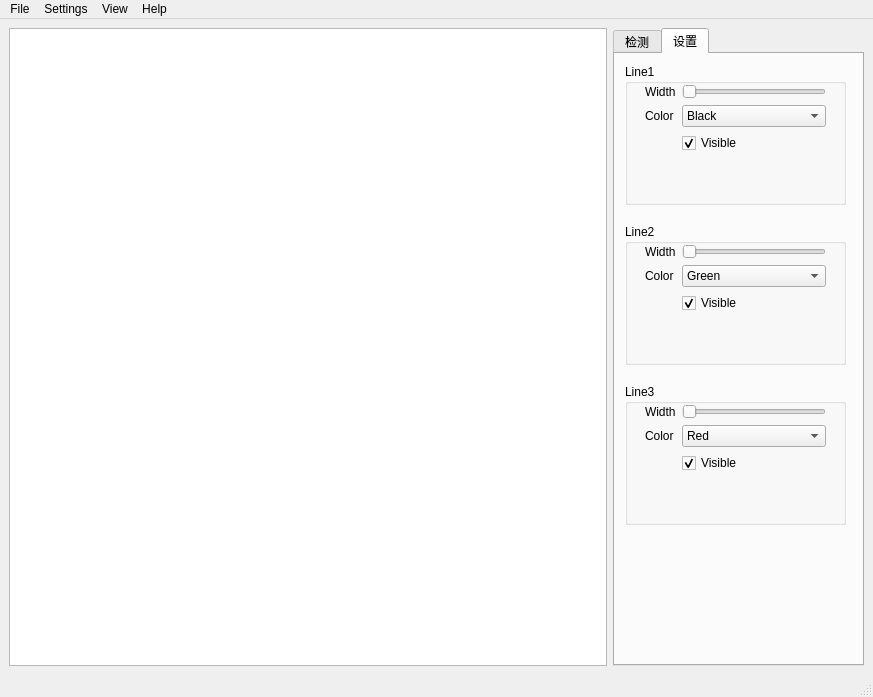
<?xml version="1.0" encoding="UTF-8"?>
<ui version="4.0">
 <class>MainWindow</class>
 <widget class="QMainWindow" name="MainWindow">
  <property name="geometry">
   <rect>
    <x>0</x>
    <y>0</y>
    <width>873</width>
    <height>697</height>
   </rect>
  </property>
  <property name="windowTitle">
   <string>水果光谱检测</string>
  </property>
  <widget class="QWidget" name="centralwidget">
   <layout class="QGridLayout" name="gridLayout">
    <item row="0" column="0">
     <widget class="QGraphicsView" name="graphicsView"/>
    </item>
    <item row="0" column="1">
     <widget class="QTabWidget" name="tabWidget">
      <property name="enabled">
       <bool>true</bool>
      </property>
      <property name="minimumSize">
       <size>
        <width>251</width>
        <height>489</height>
       </size>
      </property>
      <property name="maximumSize">
       <size>
        <width>251</width>
        <height>16777215</height>
       </size>
      </property>
      <property name="tabPosition">
       <enum>QTabWidget::North</enum>
      </property>
      <property name="currentIndex">
       <number>1</number>
      </property>
      <widget class="QWidget" name="tab">
       <attribute name="title">
        <string>检测</string>
       </attribute>
       <widget class="QGroupBox" name="groupSetting">
        <property name="geometry">
         <rect>
          <x>10</x>
          <y>10</y>
          <width>221</width>
          <height>110</height>
         </rect>
        </property>
        <property name="minimumSize">
         <size>
          <width>221</width>
          <height>110</height>
         </size>
        </property>
        <property name="maximumSize">
         <size>
          <width>221</width>
          <height>110</height>
         </size>
        </property>
        <property name="title">
         <string>Setting</string>
        </property>
        <widget class="QWidget" name="horizontalLayoutWidget">
         <property name="geometry">
          <rect>
           <x>10</x>
           <y>20</y>
           <width>201</width>
           <height>31</height>
          </rect>
         </property>
         <layout class="QHBoxLayout" name="horizontalLayout">
          <item>
           <widget class="QLabel" name="labelFruit">
            <property name="text">
             <string>Fruit</string>
            </property>
           </widget>
          </item>
          <item>
           <widget class="QComboBox" name="comboBox">
            <item>
             <property name="text">
              <string>None</string>
             </property>
            </item>
            <item>
             <property name="text">
              <string>Apple</string>
             </property>
            </item>
           </widget>
          </item>
         </layout>
        </widget>
        <widget class="QWidget" name="horizontalLayoutWidget_3">
         <property name="geometry">
          <rect>
           <x>10</x>
           <y>60</y>
           <width>199</width>
           <height>31</height>
          </rect>
         </property>
         <layout class="QHBoxLayout" name="horizontalLayout_3">
          <item>
           <widget class="QPushButton" name="pushWifi">
            <property name="text">
             <string>Wi-Fi</string>
            </property>
           </widget>
          </item>
          <item>
           <widget class="QLabel" name="labelWifi">
            <property name="text">
             <string>unconnected</string>
            </property>
           </widget>
          </item>
         </layout>
        </widget>
       </widget>
       <widget class="QGroupBox" name="groupCurve">
        <property name="geometry">
         <rect>
          <x>10</x>
          <y>130</y>
          <width>221</width>
          <height>211</height>
         </rect>
        </property>
        <property name="minimumSize">
         <size>
          <width>221</width>
          <height>211</height>
         </size>
        </property>
        <property name="maximumSize">
         <size>
          <width>221</width>
          <height>211</height>
         </size>
        </property>
        <property name="title">
         <string>Curve</string>
        </property>
        <widget class="QWidget" name="verticalLayoutWidget">
         <property name="geometry">
          <rect>
           <x>10</x>
           <y>30</y>
           <width>201</width>
           <height>168</height>
          </rect>
         </property>
         <layout class="QVBoxLayout" name="verticalLayout_2">
          <item>
           <layout class="QHBoxLayout" name="horizontalLayout_2">
            <item>
             <widget class="QLabel" name="labelScanTimes">
              <property name="maximumSize">
               <size>
                <width>16777215</width>
                <height>28</height>
               </size>
              </property>
              <property name="text">
               <string>ScanTimes</string>
              </property>
             </widget>
            </item>
            <item>
             <widget class="QSpinBox" name="spinBox">
              <property name="minimum">
               <number>1</number>
              </property>
              <property name="maximum">
               <number>20</number>
              </property>
              <property name="value">
               <number>3</number>
              </property>
             </widget>
            </item>
           </layout>
          </item>
          <item>
           <widget class="QPushButton" name="pushDetection">
            <property name="text">
             <string>Spectral Detection</string>
            </property>
           </widget>
          </item>
          <item>
           <widget class="QPushButton" name="pushOriginal">
            <property name="text">
             <string>Original Time</string>
            </property>
           </widget>
          </item>
          <item>
           <widget class="QPushButton" name="pushDerivative">
            <property name="text">
             <string>Derivative Time</string>
            </property>
           </widget>
          </item>
          <item>
           <widget class="QPushButton" name="pushIntegral">
            <property name="text">
             <string>Integral Time</string>
            </property>
           </widget>
          </item>
         </layout>
        </widget>
       </widget>
       <widget class="QTableWidget" name="tableWidget">
        <property name="geometry">
         <rect>
          <x>10</x>
          <y>350</y>
          <width>221</width>
          <height>261</height>
         </rect>
        </property>
        <property name="minimumSize">
         <size>
          <width>221</width>
          <height>0</height>
         </size>
        </property>
        <property name="maximumSize">
         <size>
          <width>221</width>
          <height>16777215</height>
         </size>
        </property>
        <row>
         <property name="text">
          <string>Energy</string>
         </property>
         <property name="font">
          <font>
           <pointsize>7</pointsize>
          </font>
         </property>
        </row>
        <row>
         <property name="text">
          <string>Carbohydrates</string>
         </property>
         <property name="font">
          <font>
           <pointsize>7</pointsize>
          </font>
         </property>
        </row>
        <row>
         <property name="text">
          <string>-Sugars</string>
         </property>
         <property name="font">
          <font>
           <pointsize>7</pointsize>
          </font>
         </property>
        </row>
        <row>
         <property name="text">
          <string>Protein</string>
         </property>
         <property name="font">
          <font>
           <pointsize>7</pointsize>
          </font>
         </property>
        </row>
        <row>
         <property name="text">
          <string>New Row</string>
         </property>
         <property name="font">
          <font>
           <pointsize>7</pointsize>
          </font>
         </property>
        </row>
        <row>
         <property name="text">
          <string>Sodium</string>
         </property>
         <property name="font">
          <font>
           <pointsize>7</pointsize>
          </font>
         </property>
        </row>
        <column>
         <property name="text">
          <string>Per 100g</string>
         </property>
         <property name="font">
          <font>
           <pointsize>7</pointsize>
          </font>
         </property>
        </column>
       </widget>
      </widget>
      <widget class="QWidget" name="tab_2">
       <attribute name="title">
        <string>设置</string>
       </attribute>
       <widget class="QGroupBox" name="groupLine_1">
        <property name="geometry">
         <rect>
          <x>10</x>
          <y>10</y>
          <width>221</width>
          <height>141</height>
         </rect>
        </property>
        <property name="title">
         <string>Line1</string>
        </property>
        <widget class="QWidget" name="formLayoutWidget">
         <property name="geometry">
          <rect>
           <x>20</x>
           <y>20</y>
           <width>181</width>
           <height>101</height>
          </rect>
         </property>
         <layout class="QFormLayout" name="formLayout">
          <item row="0" column="0">
           <widget class="QLabel" name="labelLineWidth_1">
            <property name="text">
             <string>Width</string>
            </property>
           </widget>
          </item>
          <item row="0" column="1">
           <widget class="QSlider" name="horizontalSlider_1">
            <property name="orientation">
             <enum>Qt::Horizontal</enum>
            </property>
           </widget>
          </item>
          <item row="1" column="0">
           <widget class="QLabel" name="labelColor_1">
            <property name="text">
             <string>Color</string>
            </property>
           </widget>
          </item>
          <item row="1" column="1">
           <widget class="QComboBox" name="comboColor_1">
            <item>
             <property name="text">
              <string>Black</string>
             </property>
            </item>
            <item>
             <property name="text">
              <string>Gray</string>
             </property>
            </item>
            <item>
             <property name="text">
              <string>White</string>
             </property>
            </item>
            <item>
             <property name="text">
              <string>Red</string>
             </property>
            </item>
            <item>
             <property name="text">
              <string>Green</string>
             </property>
            </item>
            <item>
             <property name="text">
              <string>Blue</string>
             </property>
            </item>
           </widget>
          </item>
          <item row="2" column="1">
           <widget class="QCheckBox" name="checkVisible_1">
            <property name="text">
             <string>Visible</string>
            </property>
            <property name="checked">
             <bool>true</bool>
            </property>
           </widget>
          </item>
         </layout>
        </widget>
       </widget>
       <widget class="QGroupBox" name="groupLine_2">
        <property name="geometry">
         <rect>
          <x>10</x>
          <y>170</y>
          <width>221</width>
          <height>141</height>
         </rect>
        </property>
        <property name="title">
         <string>Line2</string>
        </property>
        <widget class="QWidget" name="formLayoutWidget_3">
         <property name="geometry">
          <rect>
           <x>20</x>
           <y>20</y>
           <width>181</width>
           <height>101</height>
          </rect>
         </property>
         <layout class="QFormLayout" name="formLayout_3">
          <item row="0" column="0">
           <widget class="QLabel" name="labelLineWidth_2">
            <property name="text">
             <string>Width</string>
            </property>
           </widget>
          </item>
          <item row="0" column="1">
           <widget class="QSlider" name="horizontalSlider_3">
            <property name="orientation">
             <enum>Qt::Horizontal</enum>
            </property>
           </widget>
          </item>
          <item row="1" column="0">
           <widget class="QLabel" name="labelColor_2">
            <property name="text">
             <string>Color</string>
            </property>
           </widget>
          </item>
          <item row="1" column="1">
           <widget class="QComboBox" name="comboColor_2">
            <item>
             <property name="text">
              <string>Green</string>
             </property>
            </item>
            <item>
             <property name="text">
              <string>Black</string>
             </property>
            </item>
            <item>
             <property name="text">
              <string>Gray</string>
             </property>
            </item>
            <item>
             <property name="text">
              <string>White</string>
             </property>
            </item>
            <item>
             <property name="text">
              <string>Red</string>
             </property>
            </item>
            <item>
             <property name="text">
              <string>Blue</string>
             </property>
            </item>
           </widget>
          </item>
          <item row="2" column="1">
           <widget class="QCheckBox" name="checkVisible_2">
            <property name="text">
             <string>Visible</string>
            </property>
            <property name="checked">
             <bool>true</bool>
            </property>
           </widget>
          </item>
         </layout>
        </widget>
       </widget>
       <widget class="QGroupBox" name="groupLine_3">
        <property name="geometry">
         <rect>
          <x>10</x>
          <y>330</y>
          <width>221</width>
          <height>141</height>
         </rect>
        </property>
        <property name="title">
         <string>Line3</string>
        </property>
        <widget class="QWidget" name="formLayoutWidget_4">
         <property name="geometry">
          <rect>
           <x>20</x>
           <y>20</y>
           <width>181</width>
           <height>101</height>
          </rect>
         </property>
         <layout class="QFormLayout" name="formLayout_4">
          <item row="0" column="0">
           <widget class="QLabel" name="labelLineWidth_3">
            <property name="text">
             <string>Width</string>
            </property>
           </widget>
          </item>
          <item row="0" column="1">
           <widget class="QSlider" name="horizontalSlider_4">
            <property name="orientation">
             <enum>Qt::Horizontal</enum>
            </property>
           </widget>
          </item>
          <item row="1" column="0">
           <widget class="QLabel" name="labelColor_3">
            <property name="text">
             <string>Color</string>
            </property>
           </widget>
          </item>
          <item row="1" column="1">
           <widget class="QComboBox" name="comboColor_3">
            <item>
             <property name="text">
              <string>Red</string>
             </property>
            </item>
            <item>
             <property name="text">
              <string>Black</string>
             </property>
            </item>
            <item>
             <property name="text">
              <string>Gray</string>
             </property>
            </item>
            <item>
             <property name="text">
              <string>White</string>
             </property>
            </item>
            <item>
             <property name="text">
              <string>Green</string>
             </property>
            </item>
            <item>
             <property name="text">
              <string>Blue</string>
             </property>
            </item>
           </widget>
          </item>
          <item row="2" column="1">
           <widget class="QCheckBox" name="checkVisible_3">
            <property name="text">
             <string>Visible</string>
            </property>
            <property name="checked">
             <bool>true</bool>
            </property>
           </widget>
          </item>
         </layout>
        </widget>
       </widget>
      </widget>
     </widget>
    </item>
   </layout>
  </widget>
  <widget class="QMenuBar" name="menubar">
   <property name="geometry">
    <rect>
     <x>0</x>
     <y>0</y>
     <width>873</width>
     <height>26</height>
    </rect>
   </property>
   <widget class="QMenu" name="menuFile">
    <property name="title">
     <string>File</string>
    </property>
    <widget class="QMenu" name="menuSave">
     <property name="title">
      <string>Save</string>
     </property>
     <addaction name="actionSave_Data"/>
     <addaction name="actionSave_Graph"/>
    </widget>
    <addaction name="actionNew"/>
    <addaction name="actionOpen"/>
    <addaction name="menuSave"/>
   </widget>
   <widget class="QMenu" name="menuSettings">
    <property name="title">
     <string>Settings</string>
    </property>
    <addaction name="actionLine"/>
    <addaction name="actionWi_Fi_Setting"/>
   </widget>
   <widget class="QMenu" name="menuView">
    <property name="title">
     <string>View</string>
    </property>
   </widget>
   <widget class="QMenu" name="menuHelp">
    <property name="title">
     <string>Help</string>
    </property>
    <addaction name="actionUsage"/>
    <addaction name="actionAbout"/>
    <addaction name="actionCopyright"/>
   </widget>
   <addaction name="menuFile"/>
   <addaction name="menuSettings"/>
   <addaction name="menuView"/>
   <addaction name="menuHelp"/>
  </widget>
  <widget class="QStatusBar" name="statusbar"/>
  <action name="actionNew">
   <property name="text">
    <string>New</string>
   </property>
  </action>
  <action name="actionOpen">
   <property name="text">
    <string>Open</string>
   </property>
  </action>
  <action name="actionSave_Data">
   <property name="text">
    <string>Save Data</string>
   </property>
  </action>
  <action name="actionSave_Graph">
   <property name="text">
    <string>Save Graph</string>
   </property>
  </action>
  <action name="actionLine">
   <property name="text">
    <string>Line Setting</string>
   </property>
  </action>
  <action name="actionUsage">
   <property name="text">
    <string>Usage</string>
   </property>
  </action>
  <action name="actionAbout">
   <property name="text">
    <string>About</string>
   </property>
  </action>
  <action name="actionCopyright">
   <property name="text">
    <string>Copyright</string>
   </property>
  </action>
  <action name="actionWi_Fi_Setting">
   <property name="text">
    <string>Wi-Fi Setting</string>
   </property>
  </action>
 </widget>
 <resources/>
 <connections>
  <connection>
   <sender>checkVisible_1</sender>
   <signal>clicked()</signal>
   <receiver>checkVisible_1</receiver>
   <slot>click()</slot>
   <hints>
    <hint type="sourcelabel">
     <x>715</x>
     <y>171</y>
    </hint>
    <hint type="destinationlabel">
     <x>772</x>
     <y>178</y>
    </hint>
   </hints>
  </connection>
  <connection>
   <sender>checkVisible_2</sender>
   <signal>clicked()</signal>
   <receiver>checkVisible_2</receiver>
   <slot>click()</slot>
   <hints>
    <hint type="sourcelabel">
     <x>755</x>
     <y>325</y>
    </hint>
    <hint type="destinationlabel">
     <x>774</x>
     <y>336</y>
    </hint>
   </hints>
  </connection>
  <connection>
   <sender>checkVisible_3</sender>
   <signal>clicked()</signal>
   <receiver>checkVisible_3</receiver>
   <slot>click()</slot>
   <hints>
    <hint type="sourcelabel">
     <x>743</x>
     <y>489</y>
    </hint>
    <hint type="destinationlabel">
     <x>776</x>
     <y>494</y>
    </hint>
   </hints>
  </connection>
 </connections>
</ui>
